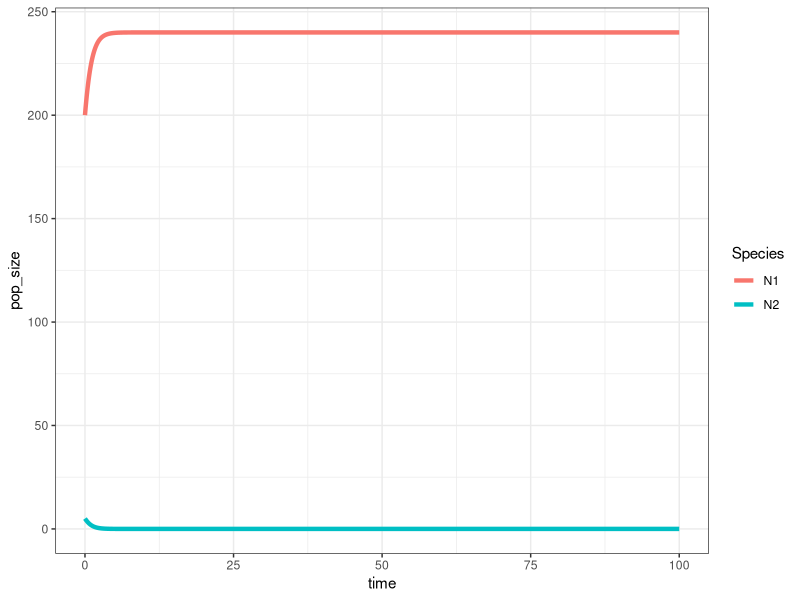
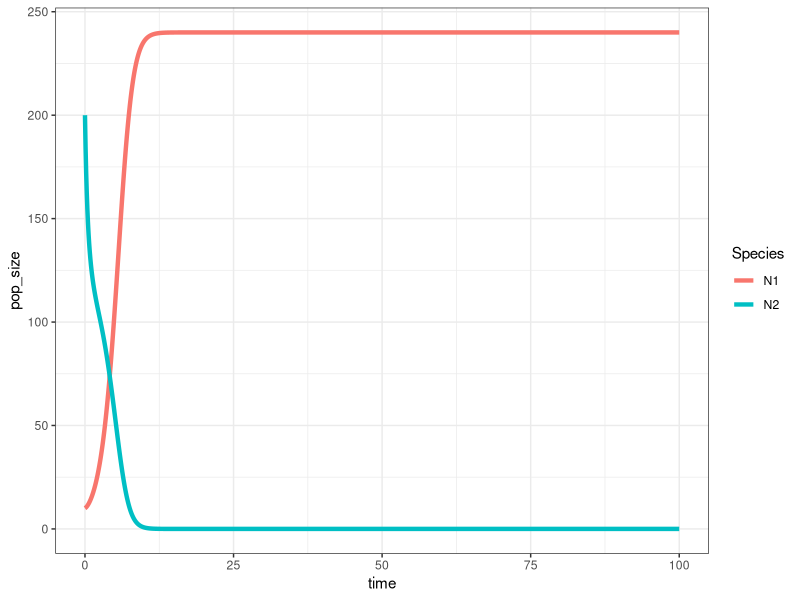
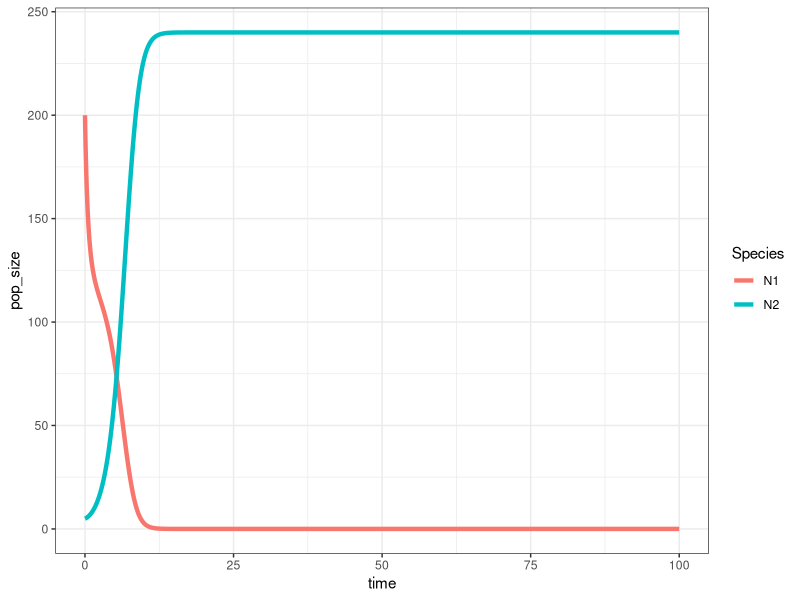
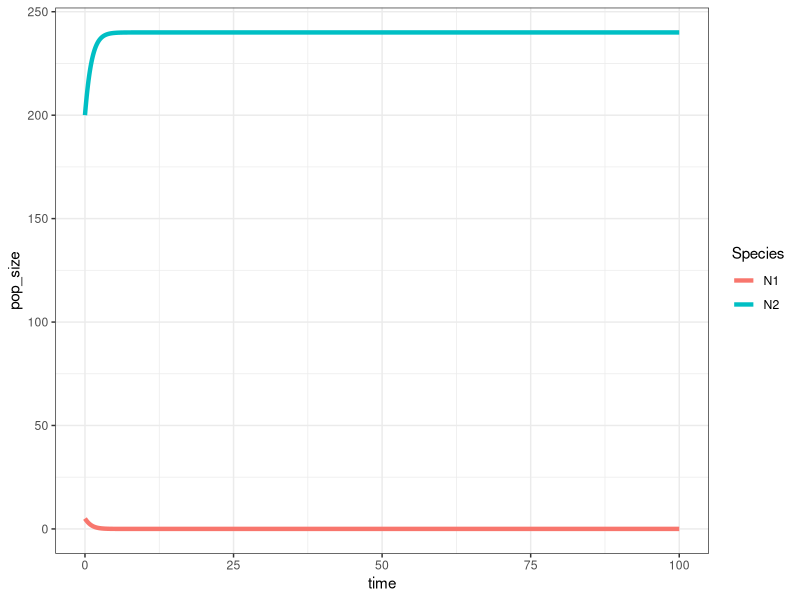
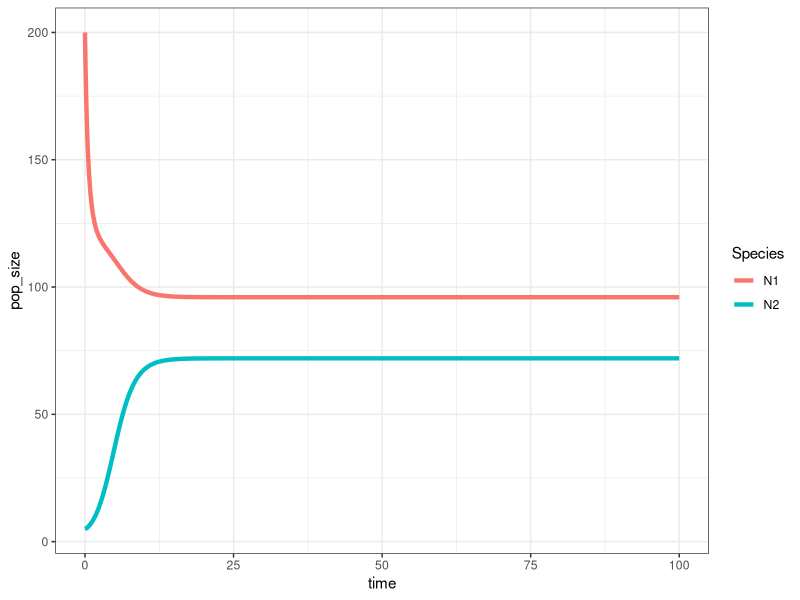
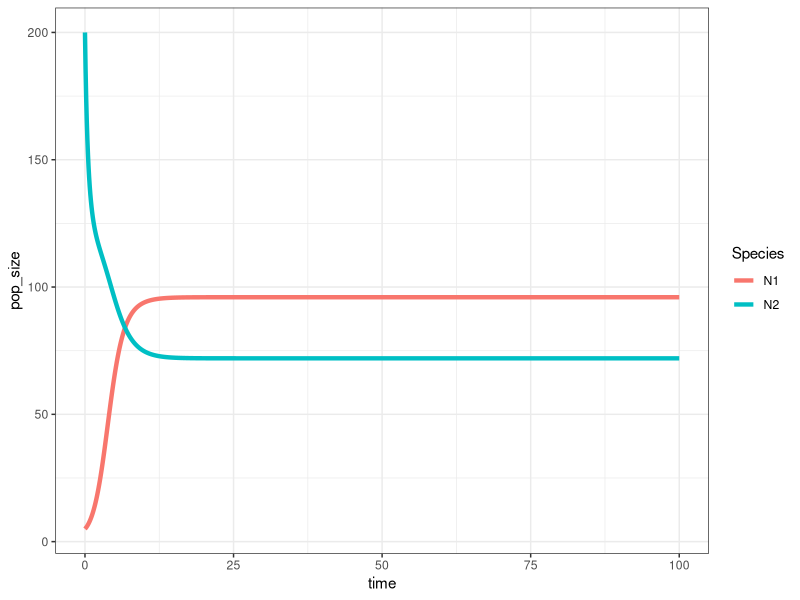
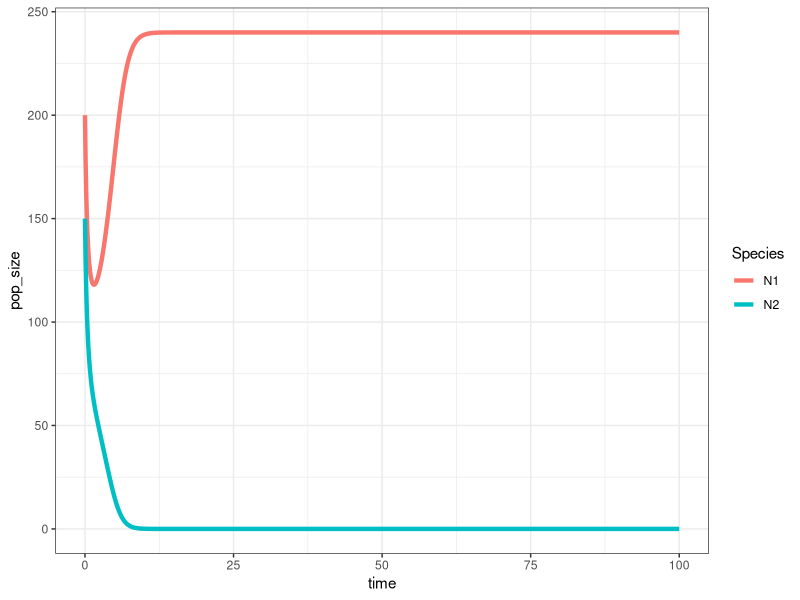
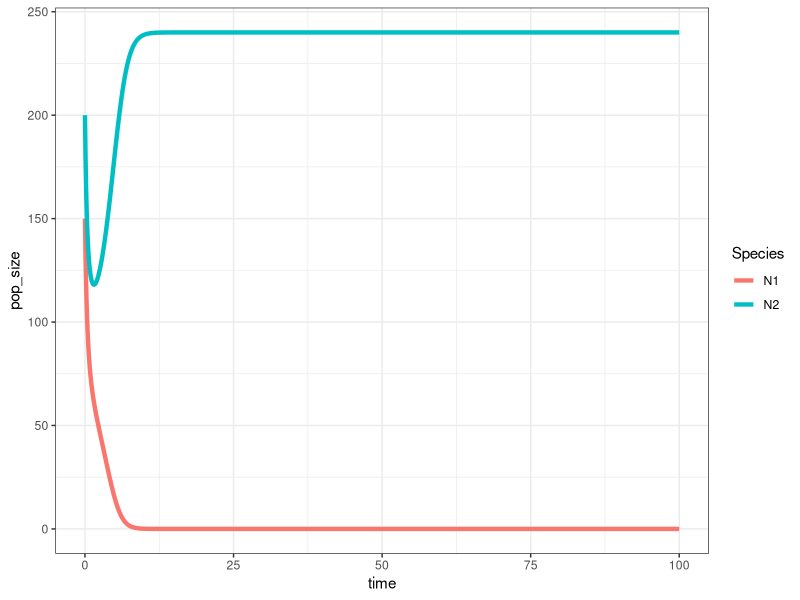

These charts were generated, in order, by the following R code:
## ---- chunk 1
library(ggplot2)
library(tidyverse)
library(deSolve)

LV_model <- function(r1 = 1.4, r2 = 1.2, 
                     a11 = 1/200, a21 = 1/400, a22 = 1/200, a12 = 1/300, 
                     N1_0 = 10, N2_0 = 10) {

  ### Model specification
  LV <- function(times, state, parms) {
    with(as.list(c(state, parms)), {
      dN1_dt = N1 * (r1 - a11*N1 - a12*N2)
      dN2_dt = N2 * (r2 - a22*N2 - a21*N1)
      return(list(c(dN1_dt, dN2_dt)))
    })
  }

  ### Model parameters
  times <- seq(0, 100, by = 0.1)
  state <- c(N1 = N1_0, N2 = N2_0)
  parms <- c(r1 = r1, r2 = r2, a11 = a11, a21 = a21, a22 = a22, a12 = a12)

  ### Model application
  pop_size <- ode(func = LV, times = times, y = state, parms = parms)

  ### Visualize the population dynamics
  pop_size %>%
    as.data.frame() %>%
    gather(key = "Species", value = "pop_size", -time) %>%
    ggplot(aes(x = time, y = pop_size, color = Species)) +
    geom_line(size = 1.5) +
    theme_bw()
}

## ---- chunk 2
  ### Different parameter settings
  ## N1_0 = 200 and N2_0 = 5
  LV_model(r1 = 1.2, r2 = 1.2, 
           a11 = 1/200, a21 = 1/100, a22 = 1/100, a12 = 1/200, 
           N1_0 = 200, N2_0 = 5)  # N1 wins
  ## N1_0 = 5 and N2_0 = 200
  LV_model(r1 = 1.2, r2 = 1.2, 
           a11 = 1/200, a21 = 1/100, a22 = 1/100, a12 = 1/200, 
           N1_0 = 10, N2_0 = 200)  # N1 wins
  
  ## N1_0 = 200 and N2_0 = 5
  LV_model(r1 = 1.2, r2 = 1.2, 
           a11 = 1/100, a21 = 1/200, a22 = 1/200, a12 = 1/100, 
           N1_0 = 200, N2_0 = 5)  # N2 wins
  ## N1_0 = 5 and N2_0 = 200
  LV_model(r1 = 1.2, r2 = 1.2, 
           a11 = 1/100, a21 = 1/200, a22 = 1/200, a12 = 1/100, 
           N1_0 = 5, N2_0 = 200)  # N2 wins
  
  ## N1_0 = 200 and N2_0 = 5
  LV_model(r1 = 1.2, r2 = 1.2, 
           a11 = 1/100, a21 = 1/200, a22 = 1/100, a12 = 1/300, 
           N1_0 = 200, N2_0 = 5)  # stable coexistence
  ## N1_0 = 5 and N2_0 = 200
  LV_model(r1 = 1.2, r2 = 1.2, a11 = 1/100, a21 = 1/200, a22 = 1/100, a12 = 1/300, N1_0 = 5, N2_0 = 200)  # stable coexistence
  
  ## N1_0 = 200 and N2_0 = 150
  LV_model(r1 = 1.2, r2 = 1.2, 
           a11 = 1/200, a21 = 1/100, a22 = 1/200, a12 = 1/100, 
           N1_0 = 200, N2_0 = 150)  # priority effect (N1 wins)
  ## N1_0 = 150 and N2_0 = 200
  LV_model(r1 = 1.2, r2 = 1.2, 
           a11 = 1/200, a21 = 1/100, a22 = 1/200, a12 = 1/100, 
           N1_0 = 150, N2_0 = 200)  # priority effect (N2 wins)

## ---- chunk 3
#### phase diagram
phase_plane <- function(r1, r2, a11, a21, a22, a12, title, t){
    ### Vectors
  LV <- function(times, state, parms) {
    with(as.list(c(state, parms)), {
      dN1_dt = N1 * (r1 - a11*N1 - a12*N2)
      dN2_dt = N2 * (r2 - a22*N2 - a21*N1)
      return(list(c(dN1_dt, dN2_dt)))
    })
  }

  times <- c(0, t)
  parms <- c(r1 = r1, r2 = r2, a11 = a11, a21 = a21, a22 = a22, a12 = a12)

  x_inter<- max(c(r1/a11, r2/a21))
  y_inter <- max(c(r2/a22, r1/a12))

  # create position of arrows
  vector_grid <- expand.grid(seq(5, x_inter, length.out = 10),
                             seq(5, y_inter, length.out = 10))

  vector_data <- vector_grid %>%
    pmap(., function(Var1, Var2){
      state <- c(N1 = Var1, N2 = Var2)
      pop_size <- ode(func = LV, times = times, y = state, parms = parms)
      pop_size[2, 2:3]
    }) %>%
    bind_rows() %>%
    rename(xend = N1, yend = N2) %>%
    bind_cols(vector_grid) %>%
    rename(x = Var1, y = Var2)

    ### Phase plane
    ggplot() +
      geom_abline(slope = -a11/a12, intercept = r1/a12, 
                  color = "#E41A1C", size = 1.5) +
      geom_abline(slope = -a21/a22, intercept = r2/a22, 
                  color = "#377EB8", size = 1.5) +
      geom_segment(data = vector_data,
                   aes(x = x, y = y, xend = xend, yend = yend),
                   arrow = arrow(length = unit(0.1, "cm"))) +    
      scale_x_continuous(name = "N1", limits = c(0, x_inter), expand = c(0, 0)) +
      scale_y_continuous(name = "N2", limits = c(0, y_inter), expand = c(0, 0)) +
      theme_bw(base_size = 13) +
      theme(panel.grid = element_blank(),
            plot.title = element_text(hjust = 0.5),
            aspect.ratio = 1) +
      labs(title = title)
  }
  
## ---- chunk 4
  phase_plane(r1 = 1.2, r2 = 1.2, a11 = 1/100, 
              a21 = 1/200, a22 = 1/100, a12 = 1/300, 
              t = 0.2, title = "Stable coexistence")

  phase_plane(r1 = 1.2, r2 = 1.2, 
              a11 = 1/200, a21 = 1/100, a22 = 1/200, a12 = 1/100, 
              t = 0.2, title = "Unstable coexistence (saddle)")
  
  phase_plane(r1 = 1.2, r2 = 1.2, 
              a11 = 1/200, a21 = 1/100, a22 = 1/100, a12 = 1/200, 
              t = 0.2, title = "N1 wins")
  
  phase_plane(r1 = 1.2, r2 = 1.2, 
              a11 = 1/100, a21 = 1/200, a22 = 1/200, a12 = 1/100, 
              t = 0.2, title = "N2 wins")
  
